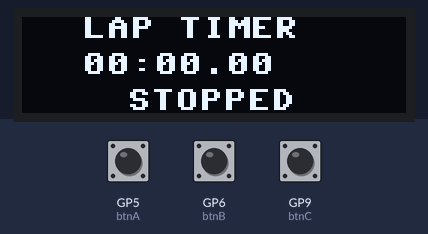
The program below on a simulated Raspberry Pi Pico running MicroPython. On the bench: 128×32 one-colour display. The test bench sets the inputs (shaded band); at power-on: GP5 (btnA) HIGH, GP6 (btnB) HIGH, GP9 (btnC) HIGH. Library files of the repository ran but are not shown: ssd1306.py.

Above: at 1.5 s.
1.6 s: GP5 (btnA) pulled LOW for 0.15 s
At 1.68 s:
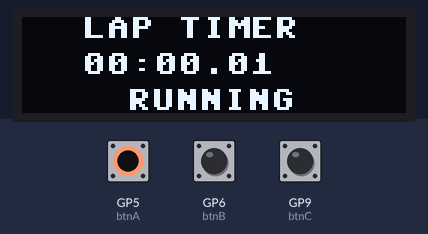
2.3 s: GP6 (btnB) pulled LOW for 0.15 s
At 3.3 s:
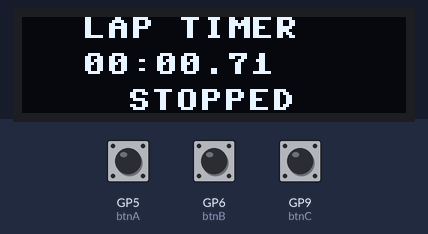
3.9 s: GP5 (btnA) pulled LOW for 1 s
At 3.96 s:
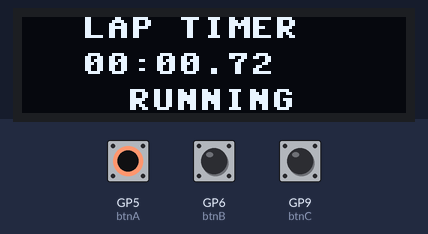
5.5 s: GP6 (btnB) pulled LOW for 1 s
At 6.9 s:
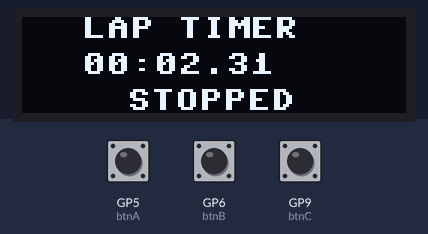
Timing chart, 0 to 8.5 s (numbered marks = the images above; inputs shaded):
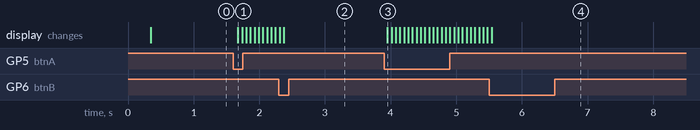

The program:

main_fixed.py
```python
from machine import Pin, I2C
import time
from ssd1306 import SSD1306_I2C

# ----------------------------
# I2C + OLED Setup (128x32 display)
# ----------------------------
i2c = I2C(1, scl=Pin(3), sda=Pin(2), freq=400000)

# Initialize display with correct size: 128x32
oled = SSD1306_I2C(128, 32, i2c, addr=0x3c)

# Force display off, clear buffer, then turn back on
oled.poweroff()
time.sleep(0.1)
oled.fill(0)
oled.poweron()
oled.show()
time.sleep(0.2)

# ----------------------------
# Button Setup (active LOW)
# ----------------------------
btnA = Pin(5, Pin.IN, Pin.PULL_UP)  # Button A – Start
btnB = Pin(6, Pin.IN, Pin.PULL_UP)  # Button B – Stop
btnC = Pin(9, Pin.IN, Pin.PULL_UP)  # Button C – Reset

# Button state tracking for debouncing
btnA_last = True
btnB_last = True
btnC_last = True

# ----------------------------
# Timer State
# ----------------------------
running = False
start_time = 0
elapsed = 0

# ----------------------------
# Helper: Format time as MM:SS.hh
# ----------------------------
def format_time(ms):
    total_seconds = ms // 1000
    minutes = total_seconds // 60
    seconds = total_seconds % 60
    hundredths = (ms % 1000) // 10
    return "{:02d}:{:02d}.{:02d}".format(minutes, seconds, hundredths)

# ----------------------------
# OLED Update Function (adjusted for 32 pixel height)
# ----------------------------
def update_display():
    oled.fill(0)
    oled.text("LAP TIMER", 20, 0)

    # Timer display
    oled.text(format_time(elapsed), 20, 12)

    # Status text
    if running:
        oled.text("RUNNING", 35, 24)
    else:
        oled.text("STOPPED", 35, 24)

    oled.show()

# ----------------------------
# Main Loop
# ----------------------------
update_display()

while True:
    # --- Button A: Start (detect button press on falling edge) ---
    btnA_current = btnA.value()
    if btnA_last and not btnA_current:   # button just pressed
        if not running:
            running = True
            start_time = time.ticks_ms() - elapsed
            update_display()
    btnA_last = btnA_current

    # --- Button B: Stop ---
    btnB_current = btnB.value()
    if btnB_last and not btnB_current:   # button just pressed
        if running:
            running = False
            elapsed = time.ticks_ms() - start_time
            update_display()
    btnB_last = btnB_current

    # --- Button C: Reset ---
    btnC_current = btnC.value()
    if btnC_last and not btnC_current:   # button just pressed
        running = False
        elapsed = 0
        update_display()
    btnC_last = btnC_current

    # --- If running, update elapsed ---
    if running:
        elapsed = time.ticks_ms() - start_time
        update_display()

    time.sleep_ms(50)
```

Measured:
- after the input at 1.6 s, the display: changes after 0.07 s (image 1)
- after the input at 2.3 s, the display: first differs from a run without the input after 0.07 s (image 2)
- after the input at 3.9 s, the display: changes after 0.05 s (image 3)
- after the input at 5.5 s, the display: changes at once (image 4)
